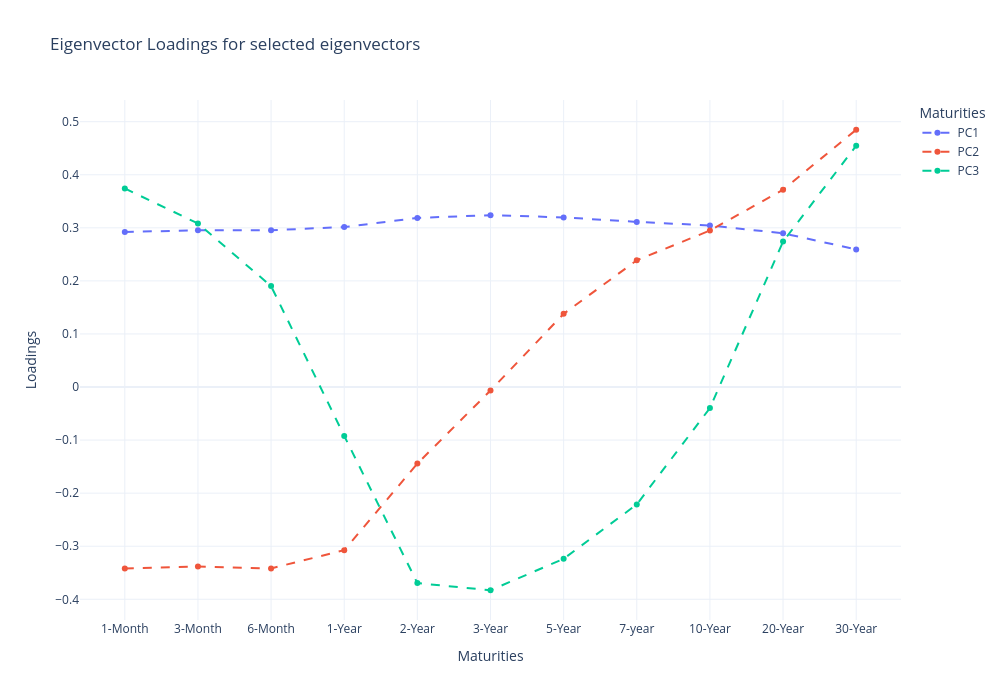

This figure's notebook cell:
### Code cell
fig_pcs_2 = go.Figure()

for pc in pc_df.index:
    fig_pcs_2.add_trace(
        go.Scatter(
            x=pc_df.columns,
            y=pc_df.loc[pc],
            mode='lines + markers',
            line={'dash':'dash'},
            name=str(pc),
        )
    )
    
    fig_pcs_2.update_layout(
        title='Eigenvector Loadings for selected eigenvectors',
        xaxis={'title': 'Maturities'},
        yaxis={'title': 'Loadings'},
        legend={'title': 'Maturities'},
        template='plotly_white',
        width=1000,
        height=700,
    )

fig_pcs_2.show()

### Figure 1 — Plotly figure (JSON) as saved in the notebook; plotly's stock layout.template omitted (floating-point values rounded to 4 significant figures)
{"data": [{"line": {"dash": "dash"}, "mode": "lines+markers", "name": "PC1", "x": ["1-Month", "3-Month", "6-Month", "1-Year", "2-Year", "3-Year", "5-Year", "7-year", "10-Year", "20-Year", "30-Year"], "y": [0.2921, 0.2953, 0.2955, 0.3014, 0.3186, 0.3238, 0.3197, 0.3111, 0.3044, 0.2897, 0.2594], "type": "scatter"}, {"line": {"dash": "dash"}, "mode": "lines+markers", "name": "PC2", "x": ["1-Month", "3-Month", "6-Month", "1-Year", "2-Year", "3-Year", "5-Year", "7-year", "10-Year", "20-Year", "30-Year"], "y": [-0.3421, -0.3383, -0.3419, -0.3074, -0.1442, -0.006611, 0.1379, 0.2388, 0.2949, 0.3718, 0.4848], "type": "scatter"}, {"line": {"dash": "dash"}, "mode": "lines+markers", "name": "PC3", "x": ["1-Month", "3-Month", "6-Month", "1-Year", "2-Year", "3-Year", "5-Year", "7-year", "10-Year", "20-Year", "30-Year"], "y": [0.3741, 0.3083, 0.1902, -0.09206, -0.3694, -0.383, -0.3238, -0.2212, -0.03964, 0.2741, 0.4547], "type": "scatter"}], "layout": {"title": {"text": "Eigenvector Loadings for selected eigenvectors"}, "xaxis": {"title": {"text": "Maturities"}}, "yaxis": {"title": {"text": "Loadings"}}, "legend": {"title": {"text": "Maturities"}}, "width": 1000, "height": 700}}
